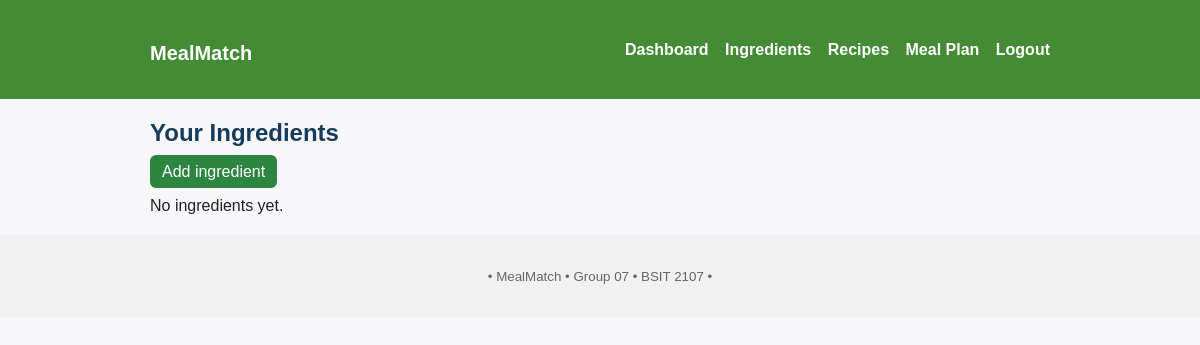
/ingredients (signed in), run on an earlier commit of the app's database.
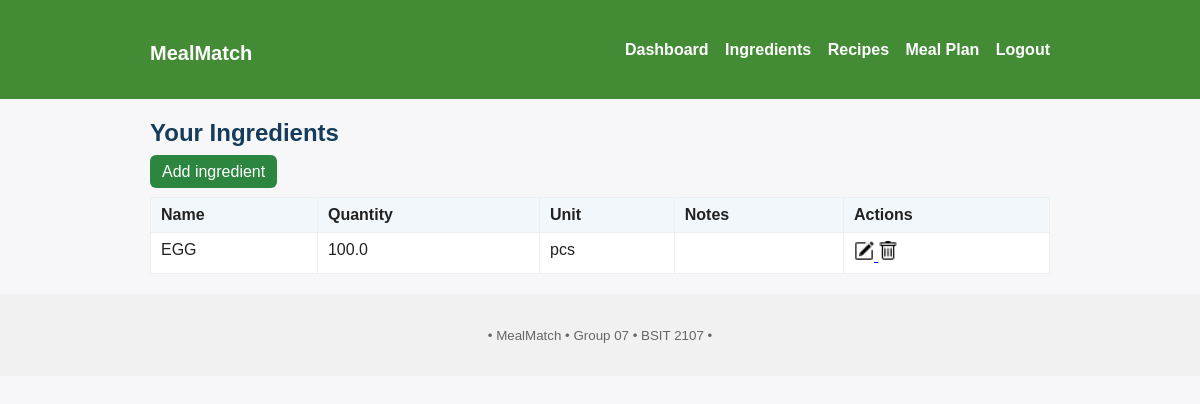
And on a later commit of the database.
### tables this page shows
CREATE TABLE ingredients (
    id INTEGER PRIMARY KEY AUTOINCREMENT,
    user_id INTEGER NOT NULL,
    name TEXT NOT NULL,
    quantity REAL DEFAULT 0,
    unit TEXT DEFAULT 'pcs',
    notes TEXT,
    FOREIGN KEY(user_id) REFERENCES users(id) ON DELETE CASCADE
);

### app.py (the view)
@app.route("/ingredients")
@login_required
def ingredients():
    user = UserService.get_current_user()
    rows = IngredientService.list_user_ingredients(user["id"])
    return render_template("ingredients.html", ingredients=rows, user=user)

### app.py (called while the page is built)
def login_required(fn):
    from functools import wraps
    @wraps(fn)
    def wrapper(*args, **kwargs):
        if not UserService.get_current_user():
            flash("Please log in to continue.", "warning")
            return redirect(url_for("login"))
        return fn(*args, **kwargs)
    return wrapper

    def connect(self):
        if self._conn is None:
            need_init = not os.path.exists(self.path)
            self._conn = sqlite3.connect(self.path, detect_types=sqlite3.PARSE_DECLTYPES|sqlite3.PARSE_COLNAMES)
            self._conn.row_factory = sqlite3.Row
            if need_init:
                self._init_db()
        return self._conn

    def close(self):
        if self._conn:
            self._conn.close()
            self._conn = None

    def query(self, sql: str, args=(), one=False):
        try:
            cur = self.connect().execute(sql, args)
            rv = cur.fetchall()
            cur.close()
            return (rv[0] if rv else None) if one else rv
        except Exception as e:
            raise DBError(e)

    @staticmethod
    def get_current_user():
        uid = session.get("user_id")
        if not uid:
            return None
        return db.query("SELECT id, username, email, is_admin FROM users WHERE id = ?", (uid,), one=True)

    @staticmethod
    def list_user_ingredients(user_id: int):
        return db.query("SELECT * FROM ingredients WHERE user_id = ? ORDER BY name", (user_id,))

### templates/ingredients.html (shortened to what this page needs)
{% extends "base.html" %}
{% block content %}
  <h2>Your Ingredients</h2>
  <p><a href="{{ url_for('add_ingredient') }}" class="btn">Add ingredient</a></p>
  {% if ingredients %}
    <table class="list">
      <thead><tr><th>Name</th><th>Quantity</th><th>Unit</th><th>Notes</th><th>Actions</th></tr></thead>
      <tbody>
      {% for ing in ingredients %}
        <tr>
          <td>{{ ing['name'] }}</td>
          <td>{{ ing['quantity'] }}</td>
          <td>{{ ing['unit'] }}</td>
          <td>{{ ing['notes'] }}</td>
          <td>
          <a href="{{ url_for('edit_ingredient', id=ing['id']) }}">
            <img src="{{ url_for('static', filename='image/pencil-square.png') }}"
              style="width:20px; height:20px;">
          </a>
          <form method="post" action="{{ url_for('delete_ingredient', id=ing['id']) }}" style="display:inline;">
              <button type="submit" style="background:none; border:none; padding:0; cursor:pointer;">
                  <img src="{{ url_for('static', filename='image/trash.png') }}"
                      style="width:20px; height:20px;">
              </button>
          </form>
          </td>
        </tr>
      {% endfor %}
      </tbody>
    </table>
  {% else %}
    <p>No ingredients yet.</p>
  {% endif %}
{% endblock %}

### templates/base.html (shortened to what this page needs)
<!doctype html>
<html lang="en">
<head>
  <link rel="stylesheet" href="{{ url_for('static', filename='style.css') }}">
</head>
<body>
  <header class="site-header">
    <div class="container">
      <h1 class="brand"><a href="{{ url_for('dashboard') }}">MealMatch</a></h1>
      <nav>
        {% if session.get('user_id') %}
          <a href="{{ url_for('dashboard') }}">Dashboard</a>
          <a href="{{ url_for('ingredients') }}">Ingredients</a>
          <a href="{{ url_for('recipes') }}">Recipes</a>
          <a href="{{ url_for('mealplan') }}">Meal Plan</a>
          <a href="{{ url_for('logout') }}">Logout</a>
        {% else %}
          <a href="{{ url_for('login') }}">Login</a>
          <a href="{{ url_for('register') }}">Register</a>
        {% endif %}
      </nav>
    </div>
  </header>
  <main class="container">
    {% block content %}{% endblock %}
  </main>
  <footer class="site-footer">
    <div class="container">
      <small>• MealMatch • Group 07 • BSIT 2107 • {{ now() if false else '' }}</small>
    </div>
  </footer>
</body>
</html>

### static/style.css (style rules this page uses)
body { font-family: Arial, sans-serif; background: #f7f7f9; color: #222; margin: 0; padding: 0; }
.container { width: 90%; max-width: 900px; margin: 20px auto; padding: 0 10px; }
.site-header { background: #438b34; color: white; padding: 1px 0; }
.site-header .container { display: flex; justify-content: space-between; align-items: center; }
.brand a { color: white; text-decoration: none; font-size: 20px; }
nav a { color: white; margin-left: 12px; text-decoration: none; font-weight: 600; }
h1, h2, h3 { margin: 10px 0; color: #153d5b; }
.btn { background: #2fd661; color: white; padding: 8px 12px; border-radius: 6px; text-decoration: none; }
button, .btn { padding: 8px 12px; border: none; border-radius: 6px; cursor: pointer; background: #2c8640; color: white; }
.list { width: 100%; border-collapse: collapse; background: white; }
.list th, .list td { padding: 8px 10px; border: 1px solid #eee; text-align: left; vertical-align: top; }
.list thead th { background: #f1f7fb; }
.site-footer { background: #f1f1f1; padding: 12px 0; margin-top: 5px; text-align: center; color: #666; }

What changed in the data, as far as the page shows it:
added ingredients: name "EGG", quantity "100.0", unit "pcs"
Also different on the page:
text no longer shown: "No ingredients yet."
text now shown: "Name Quantity Unit Notes Actions"
